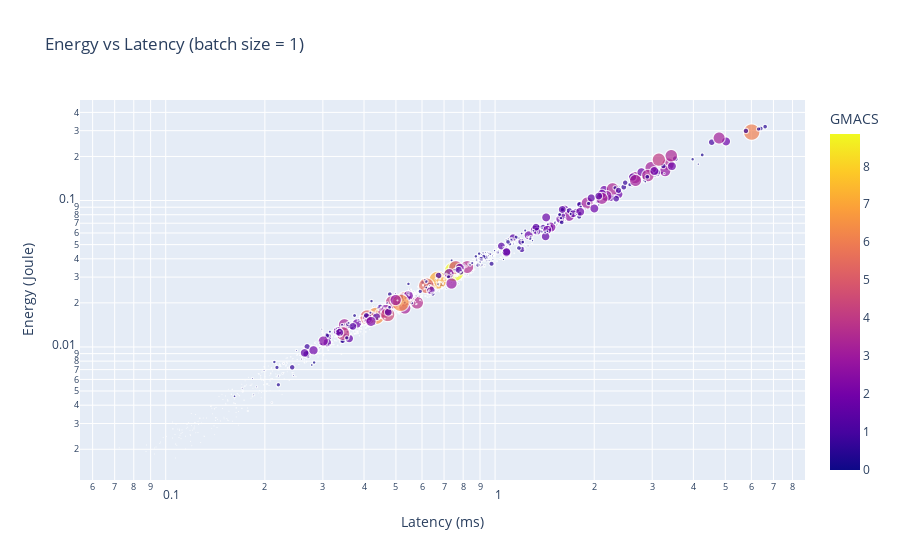

This figure's notebook cell:
### Markdown cell above
##### Energy vs Latency

### Code cell
data_energy_latency = {
    'energy' : energies,
    'latency' : [x * 1e3 for x in latencies],
    'gmacs' : gmacs,
}
labels_energy_latency = {
    'energy' : 'Energy (Joule)', 
    'latency' : 'Latency (ms)', 
    'gmacs' : 'GMACS', 
}
fig = px.scatter(data_energy_latency, x = 'latency', y = 'energy', color = 'gmacs', size = 'gmacs', 
                 title = 'Energy vs Latency (batch size = 1)', 
                 log_x = True, log_y = True, 
                 labels = labels_energy_latency)
fig.show()

### Figure 1 — Plotly figure (JSON) as saved in the notebook; plotly's stock layout.template omitted (floating-point values rounded to 4 significant figures; data arrays with more than 128 entries replaced by an {"elided": "..."} marker saying what was removed)
{"data": [{"hovertemplate": "Latency (ms)=%{x}<br>Energy (Joule)=%{y}<br>GMACS=%{marker.color}<extra></extra>", "legendgroup": "", "marker": {"color": {"elided": "1144 float values"}, "coloraxis": "coloraxis", "size": {"elided": "1144 float values"}, "sizemode": "area", "sizeref": 0.02213, "symbol": "circle"}, "mode": "markers", "name": "", "showlegend": false, "type": "scattergl", "x": {"elided": "1144 float values"}, "xaxis": "x", "y": {"elided": "1144 float values"}, "yaxis": "y"}], "layout": {"coloraxis": {"colorbar": {"title": {"text": "GMACS"}}, "colorscale": [[0, "#0d0887"], [0.1111, "#46039f"], [0.2222, "#7201a8"], [0.3333, "#9c179e"], [0.4444, "#bd3786"], [0.5556, "#d8576b"], [0.6667, "#ed7953"], [0.7778, "#fb9f3a"], [0.8889, "#fdca26"], [1, "#f0f921"]]}, "legend": {"itemsizing": "constant", "tracegroupgap": 0}, "title": {"text": "Energy vs Latency (batch size = 1)"}, "xaxis": {"anchor": "y", "domain": [0, 1], "title": {"text": "Latency (ms)"}, "type": "log"}, "yaxis": {"anchor": "x", "domain": [0, 1], "title": {"text": "Energy (Joule)"}, "type": "log"}}}
